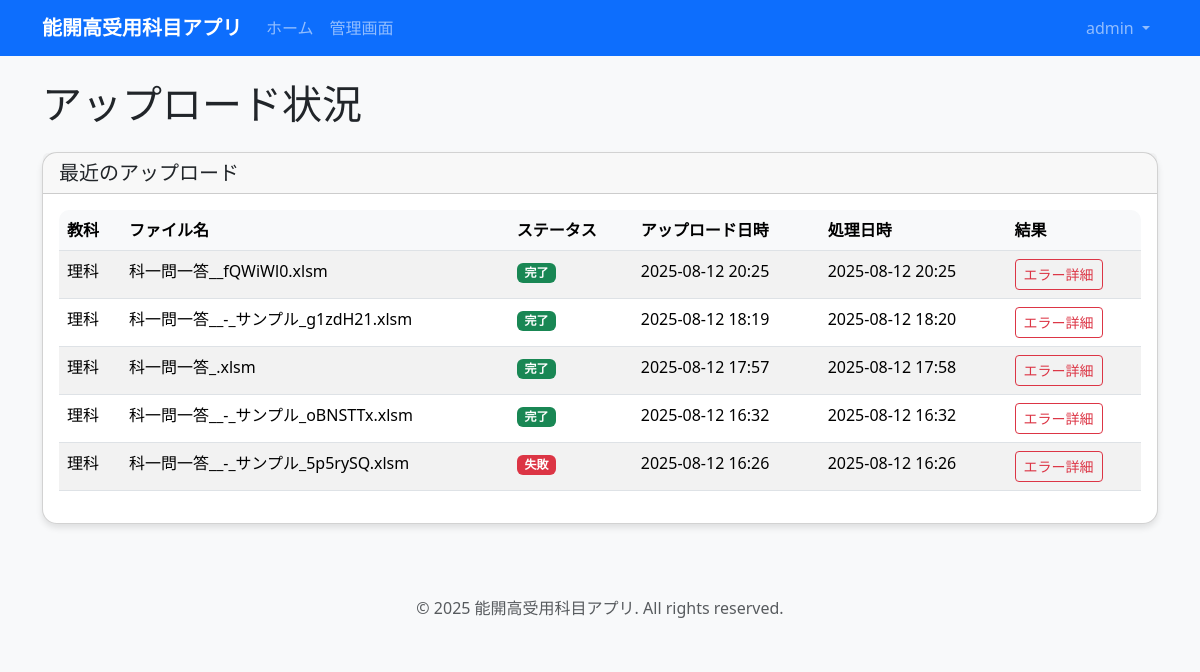
The page /admin-panel/upload/status/ (signed in) on the database as committed earlier.
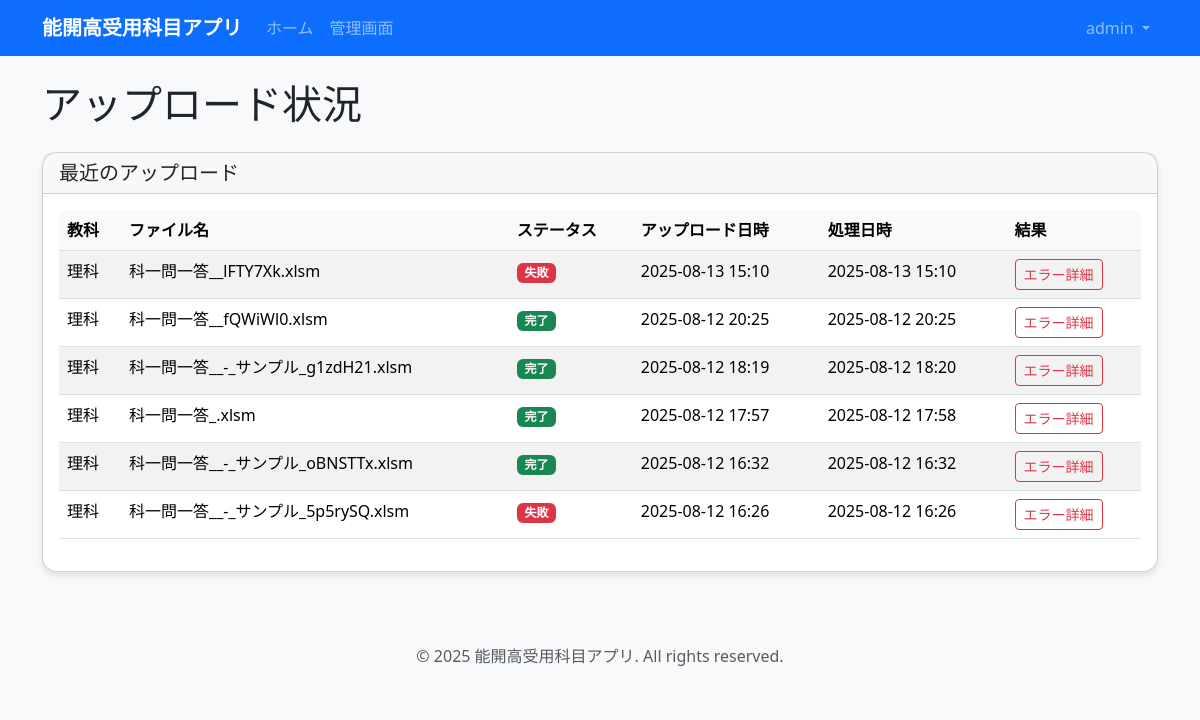
The same page on the database as committed later.
### admin_panel/models.py (models this page shows, shortened)
class XLSMUpload(models.Model):
    class Subject(models.TextChoices):
        SCIENCE = 'science', '理科'
        SOCIAL = 'social', '社会'
    uploaded_by = models.ForeignKey(
        User,
        on_delete=models.CASCADE,
        related_name='xlsm_uploads',
        verbose_name='アップロード者'
    )
    subject = models.CharField(
        max_length=10,
        choices=Subject.choices,
        verbose_name='教科'
    )
    file = models.FileField(upload_to='xlsm_files/', verbose_name='ファイル')
    uploaded_at = models.DateTimeField(auto_now_add=True, verbose_name='アップロード日時')
    processed_at = models.DateTimeField(null=True, blank=True, verbose_name='処理日時')
    status = models.CharField(
        max_length=20,
        choices=[
            ('pending', '処理待ち'),
            ('processing', '処理中'),
            ('completed', '完了'),
            ('failed', '失敗'),
        ],
        default='pending',
        verbose_name='ステータス'
    )
    error_message = models.TextField(blank=True, verbose_name='エラーメッセージ')
    class Meta:
        verbose_name = 'XLSMアップロード'
        verbose_name_plural = 'XLSMアップロード'

### admin_panel/views.py (the view)
# urls.py: path('upload/status/', views.UploadStatusView.as_view(), name='upload_status'),
class UploadStatusView(LoginRequiredMixin, AdminRequiredMixin, TemplateView):
    template_name = 'admin_panel/upload_status.html'
    def get_context_data(self, **kwargs):
        context = super().get_context_data(**kwargs)
        context['uploads'] = XLSMUpload.objects.order_by('-uploaded_at')[:10]
        return context

### admin_panel/views.py (called while the page is built)
def admin_required(user):
    return user.is_authenticated and user.role == 'admin'

    def test_func(self):
        return admin_required(self.request.user)

### templates/admin_panel/upload_status.html (shortened to what this page needs)
{% extends 'base.html' %}
{% block content %}
<div class="row">
    <div class="col-12">
        <h1 class="mb-4">アップロード状況</h1>
    </div>
</div>
<div class="row">
    <div class="col-12">
        <div class="card">
            <div class="card-header">
                <h5 class="mb-0">最近のアップロード</h5>
            </div>
            <div class="card-body">
                {% if uploads %}
                    <div class="table-responsive">
                        <table class="table table-striped">
                            <thead>
                                <tr>
                                    <th>教科</th>
                                    <th>ファイル名</th>
                                    <th>ステータス</th>
                                    <th>アップロード日時</th>
                                    <th>処理日時</th>
                                    <th>結果</th>
                                </tr>
                            </thead>
                            <tbody>
                                {% for upload in uploads %}
                                <tr>
                                    <td>{{ upload.get_subject_display }}</td>
                                    <td>{{ upload.file.name|slice:"12:" }}</td>
                                    <td>
                                        {% if upload.status == 'pending' %}
                                            <span class="badge bg-secondary">処理待ち</span>
                                        {% elif upload.status == 'processing' %}
                                            <span class="badge bg-warning">処理中</span>
                                        {% elif upload.status == 'completed' %}
                                            <span class="badge bg-success">完了</span>
                                        {% elif upload.status == 'failed' %}
                                            <span class="badge bg-danger">失敗</span>
                                        {% endif %}
                                    </td>
                                    <td>{{ upload.uploaded_at|date:"Y-m-d H:i" }}</td>
                                    <td>
                                        {% if upload.processed_at %}
                                            {{ upload.processed_at|date:"Y-m-d H:i" }}
                                        {% else %}
                                            -
                                        {% endif %}
                                    </td>
                                    <td>
                                        {% if upload.error_message %}
                                            <button type="button" class="btn btn-sm btn-outline-danger"
                                                    data-bs-toggle="modal" data-bs-target="#errorModal{{ upload.id }}">
                                                エラー詳細
                                            </button>
                                        {% elif upload.status == 'completed' %}
                                            <span class="text-success">{{ upload.error_message }}</span>
                                        {% else %}
                                            -
                                        {% endif %}
                                    </td>
                                </tr>
                                {% endfor %}
                            </tbody>
                        </table>
                    </div>
                {% else %}
                    <p class="text-muted">アップロード履歴がありません。</p>
                {% endif %}
            </div>
        </div>
    </div>
</div>
{% endblock %}

Rows that differ between the two databases and show on the page:
added XLSMUpload: subject "理科", file.name "科一問一答__lFTY7Xk.xlsm", status "失敗", uploaded_at "2025-08-13 15:10", processed_at "2025-08-13 15:10"
